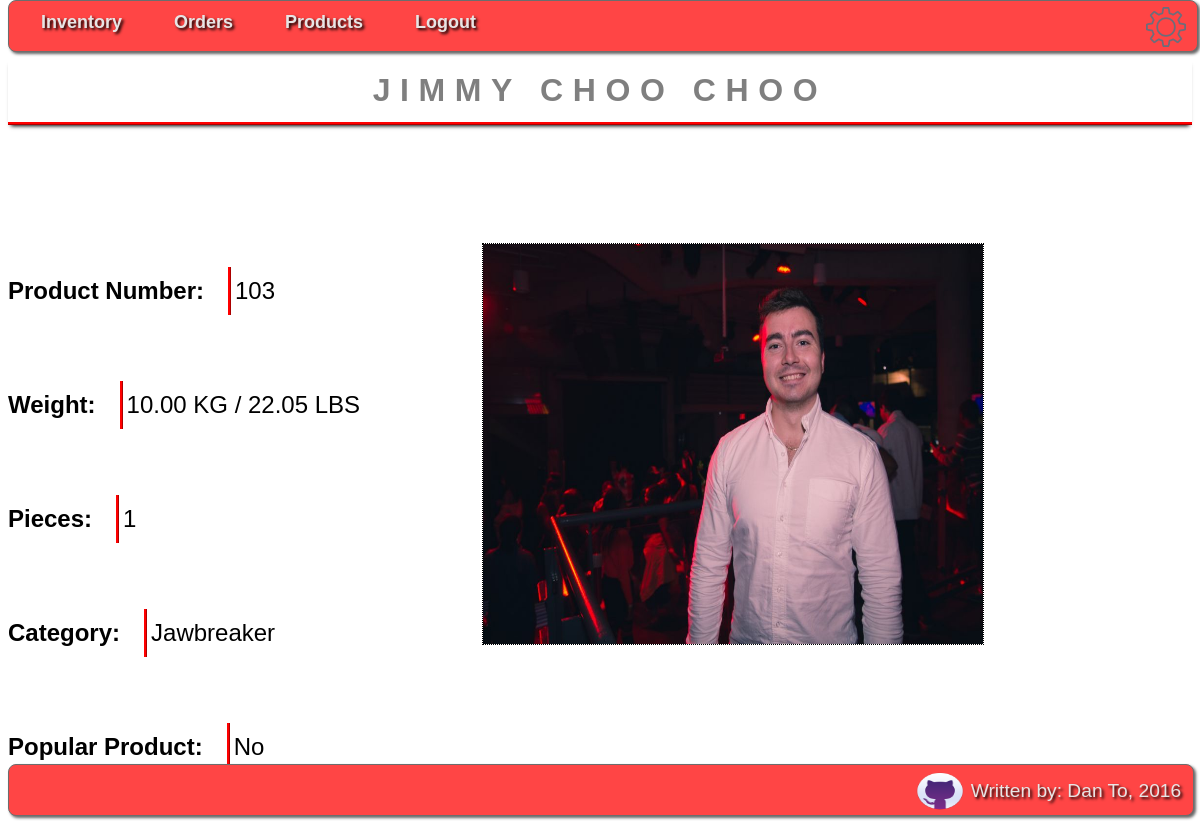
The app's page /tracker/product_details/103 (signed in) with its own data.
### tracker/models.py (models this page shows, shortened)
class Product(models.Model):
    KG_TO_LBS_CONVERSION = 2.20462
    DEXTROSE = 'dex'
    GUM = 'gum'
    PANNED_SUGAR = 'psg'
    JAWBREAKER = 'jaw'
    CATEGORIES = ((DEXTROSE, 'Pressed Dextrose'),
                  (GUM, 'Bubble Gum'),
                  (PANNED_SUGAR, 'Panned Sugar'),
                  (JAWBREAKER, 'Jawbreaker'),)
    product_name = models.CharField(max_length=200)
    sm_lot_number = models.CharField(max_length=200)
    weight = models.DecimalField(max_digits=6, decimal_places=2)
    pieces = models.IntegerField()
    category = models.CharField(max_length=3,choices=CATEGORIES,default=DEXTROSE)
    popular = models.CharField(max_length=3,default='No')
    photo = models.FileField(upload_to=get_image_path, blank=True, null=True)
    def get_pounds(self):
        return "{0:.2f}".format(Product.KG_TO_LBS_CONVERSION * float(self.weight))

### tracker/views.py (the view)
# urls.py: url(r'^product_details/(?P<sm_lot_number>\d+)$', views.product_details, name='product_details'),
@login_required
@permission_required('tracker.add_product', raise_exception=True)
def product_details(request, sm_lot_number):
    product = Product.objects.get(sm_lot_number=sm_lot_number)
    return render(request, 'tracker/product_details.html', {'product': product,})

### tracker/templates/tracker/product_details.html (shortened to what this page needs)
{% load staticfiles %}
<link rel="stylesheet" href="{% static 'tracker/css/style.css' %}">
<head>
    <ul id="menu-bar">
        <li>
            <a href="{% url 'tracker:index' %}">
                Inventory
            </a>
        </li>
        <li>
            <a href="{% url 'tracker:view_orders' %}">
                Orders
            </a>
        </li>
        <li>
            <a href="{% url 'tracker:view_products' %}">
                Products
            </a>
        </li>
        <li>
            <a href="{% url 'tracker:log_out' %}">
                Logout
            </a>
        </li>
        <li id="settings">
            <a href="{% url 'tracker:app_settings' %}">
                <div id="img_holder"></div>
            </a>
        </li>
    </ul>
</head>
<body>
<h1>{{ product.product_name }}</h1>
<div id="product_info">
    <p id="sm_lot_number" class="p_product_details">Product Number: </p>
    <p class="p_product_details_value">{{ product.sm_lot_number }}</p><br /><br />
    <p id="weight" class="p_product_details">Weight: </p>
    <p class="p_product_details_value">{{ product.weight }} KG / {{ product.get_pounds }} LBS</p><br /><br />
    <p id="pieces" class="p_product_details">Pieces: </p>
    <p class="p_product_details_value">{{ product.pieces }}</p><br /><br />
    <p id="category" class="p_product_details">Category: </p>
    <p class="p_product_details_value">{{ product.get_category_display }}</p><br /><br />
    <p id="popular" class="p_product_details">Popular Product: </p>
    <p class="p_product_details_value">{{ product.popular }}</p>
</div>
<div id="product_photo_div">
    <img id="product_photo" src="{{ product.photo.url }}" id="photo"/>
</div>
<footer>
    <p>Written by: Dan To, 2016</p>
    <a href="www.github.com/danhto">
        <img src="{% static "tracker/images/github.png" %}" />
    </a>
</footer>
</body>

### tracker/static/tracker/css/style.css (style rules this page uses)
#menu-bar { width: 98%; margin: 0px 0px 0px 0px; padding: 6px 6px 4px 6px; height: 40px; line-height: 100%; border-radius: 8px; -webkit-border-radius: 8px; -moz-border-radius: 8px; box-shadow: 2px 2px 3px #666666; -webkit-box-shadow: 2px 2px 3px #666666; -moz-box-shadow: 2px 2px 3px #666666; background: #FF4545; border: solid 1px #6D6D6D; position:relative; z-index:999; }
#menu-bar li { margin: 0px 0px 6px 0px; padding: 1px 6px 0px 6px; float: left; position: relative; list-style: none; }
#menu-bar a { font-weight: bold; font-family: arial; font-style: normal; font-size: 18px; color: #E7E5E5; text-decoration: none; display: block; padding: 6px 20px 6px 20px; margin: 0; margin-bottom: 6px; border-radius: 10px; -webkit-border-radius: 10px; -moz-border-radius: 10px; text-shadow: 2px 2px 3px #000000; }
#menu-bar:after { content: "."; display: block; clear: both; visibility: hidden; line-height: 0; height: 0; }
#menu-bar { display: inline-block; position: fixed; top: 0px; }
a:link { text-decoration: none; }
#product_info { display: inline; float: left; }
#product_photo_div { display: inline; }
#product_photo { display: block; margin: 10% 40%; width: 500px; height: 400px; }
ul#menu-bar li#settings a div#img_holder { background: url("../images/settings_icon.png") no-repeat left top; background-size: 40px 40px; width: 100%; height: 100%; position: absolute; }
ul#menu-bar li#settings a { height: 40px; width: 40px; padding: 0; margin: 0; }
ul#menu-bar li#settings { float: right; width: 3%; height: 100%; padding: 0 10px 0 0; }
p.p_product_details { font: 700 1.5em/2 'Lucida Grande', sans-serif; border-right: ridge #ff0000; display: inline-block; padding-right: 1em; }
p.p_product_details_value { font: 200 1.5em/2 'Lucida Grande', sans-serif; display: inline-block; }
#product_photo { border: 1px dotted black; }
h1 { font: 600 2em/2 'Raleway', sans-serif; color: rgba(0,0,0,.5); text-align: center; text-transform: uppercase; letter-spacing: .3em; width: 100%; border-bottom: ridge #ff0000; -webkit-box-shadow: 0 4px 4px -3px #000000; -moz-box-shadow: 0 4px 4px -3px #000000; box-shadow: 0 4px 4px -3px #000000; }
body { padding-top: 50px; }
footer { width: 99%; margin: 0px 0px 0px 0px; padding: 6px 6px 4px 6px; height: 40px; line-height: 100%; border-radius: 8px; -webkit-border-radius: 8px; -moz-border-radius: 8px; box-shadow: 2px 2px 3px #666666; -webkit-box-shadow: 2px 2px 3px #666666; -moz-box-shadow: 2px 2px 3px #666666; background: #FF4545; border: solid 1px #6D6D6D; position:relative; z-index:999; }
footer p { display: inline; font: 300 1.2em/2 'Lucida Grande', sans-serif; color: #E7E5E5; position: relative; float: right; margin: 0px 0px 6px 0px; padding: 1px 6px 0px 6px; text-shadow: 2px 2px 3px #000000; }
footer img { display: inline; float: right; width: 50px; height: 100%; }

### records on screen
Product: product_name "JIMMY CHOO CHOO", sm_lot_number "103", weight "10.00", get_pounds "22.05", pieces "1", category "Jawbreaker", popular "No", photo (picture)
